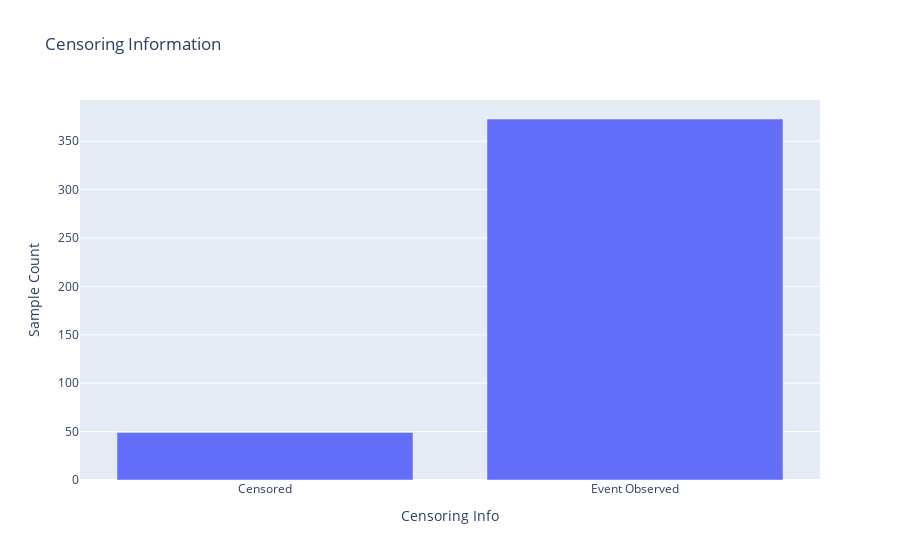

The notebook cell this image was saved under:
### Code cell
# Sample data
data = {'Censoring Info': ['Censored', 'Event Observed'],
        'Sample Count': [censoring_count[0], censoring_count[1]]}
# Create a bar chart using Plotly Express
fig = px.bar(data, x='Censoring Info', y='Sample Count', title='Censoring Information')
# Show the plot
fig.show()

### Figure 1 — Plotly figure (JSON) as saved in the notebook; plotly's stock layout.template omitted (floating-point values rounded to 4 significant figures)
{"data": [{"alignmentgroup": "True", "hovertemplate": "Censoring Info=%{x}<br>Sample Count=%{y}<extra></extra>", "legendgroup": "", "marker": {"color": "#636efa", "pattern": {"shape": ""}}, "name": "", "offsetgroup": "", "orientation": "v", "showlegend": false, "textposition": "auto", "type": "bar", "x": ["Censored", "Event Observed"], "xaxis": "x", "y": [49, 373], "yaxis": "y"}], "layout": {"autosize": true, "barmode": "relative", "legend": {"tracegroupgap": 0}, "title": {"text": "Censoring Information"}, "xaxis": {"anchor": "y", "autorange": true, "domain": [0, 1], "range": [-0.5, 1.5], "title": {"text": "Censoring Info"}, "type": "category"}, "yaxis": {"anchor": "x", "autorange": true, "domain": [0, 1], "range": [0, 392.6], "title": {"text": "Sample Count"}, "type": "linear"}}}
